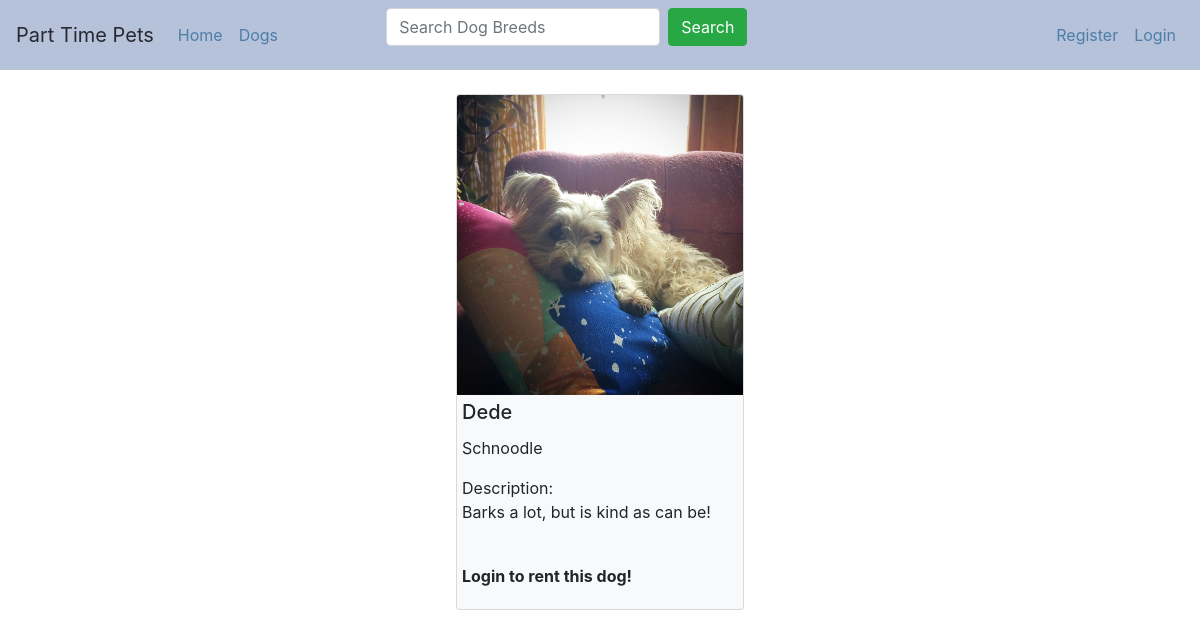
The app's page /dog_detail/34, older data.
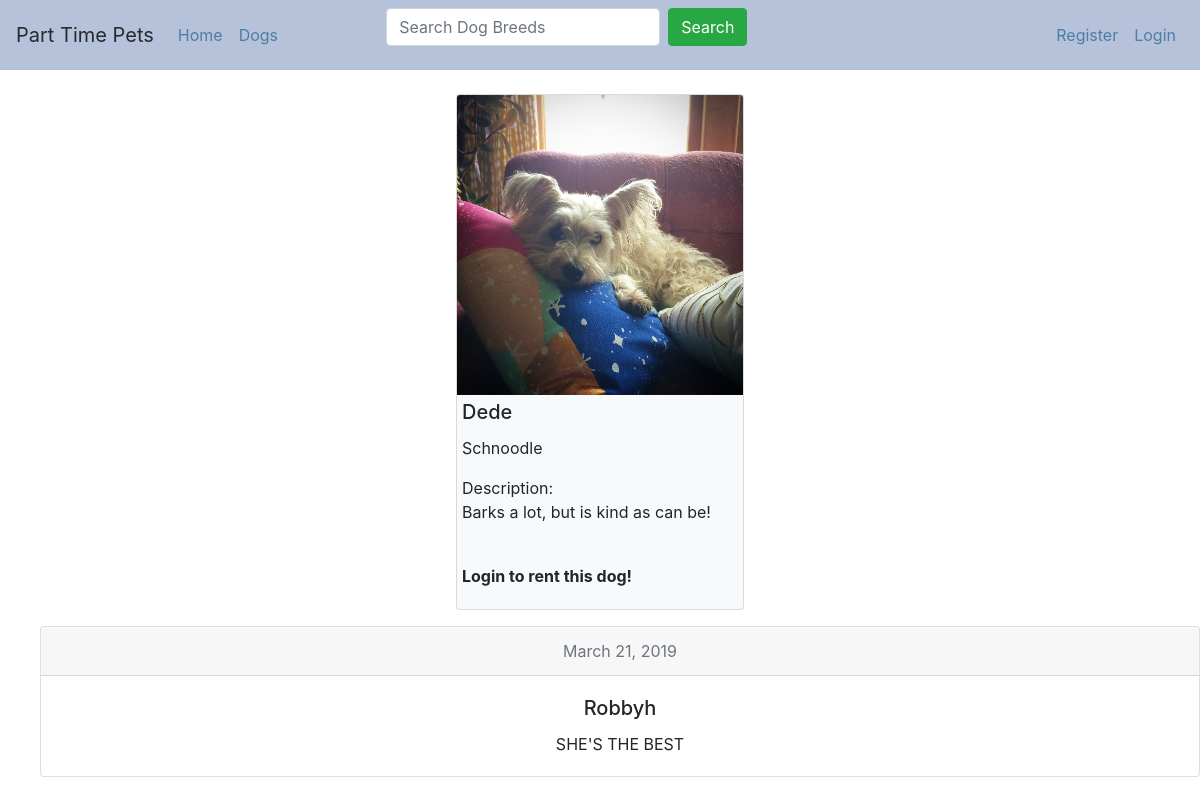
The same page, newer data.
### app/models.py (models this page shows)
class Review(models.Model):
    description = models.CharField(max_length=200, blank=False, default='')
    reviewer = models.ForeignKey(User, on_delete=models.CASCADE)
    dog = models.ForeignKey(Dog,on_delete=models.CASCADE)
    date = models.DateField(default=None, blank=False, null=True)
    class Meta:
        ordering = ('date',)

### app/views.py (the view)
# urls.py: path('dog_detail/<int:dog_id>', views.dog_detail, name='dog_detail'),
def dog_detail(request, dog_id):
    currentuser = request.user
    dog_detail = get_object_or_404(Dog, id = dog_id)
    reviews = Review.objects.all()
    context = {'dog_detail': dog_detail, 'reviews': reviews}
    template_name = 'dogs/dog_detail.html'
    return render(request, template_name, context)

### app/models.py (called while the page is built)
    def __str__(self):
        return self.name

### app/templates/dogs/dog_detail.html (shortened to what this page needs)
{% extends 'base.html' %}
{% load static %}
{% block content %}
<link rel="stylesheet" href="{% static 'index.css' %}" />
<div class="containers" style='margin-right: 10px; margin-left: 10px;'>
    <div class="card bg-light mb-3" style="width: 18em;">
        <div class="card-body" style="padding: 0;">
            <img class="card-img-top" src="{{ dog_detail.image.url }}" height="300" width="300" alt="Card image cap">
            <div style="padding: 5;">
                <h5 class="card-title">{{ dog_detail.name }}</h5>
                <p class="card-text">{{ dog_detail.breed }}</p>
                <p class="card-text">Description:
                    <br />
                    {{ dog_detail.description }}
                </p>
                <br />
                {% if user.is_authenticated and dog_detail.is_available == True and dog_detail.owner_id != user.id %}
                <a class="btn btn-success" role="button" href="{% url 'app:rent_dog' dog_detail.id %}">Rent Dog</a>
                {% elif dog_detail.is_available == False %}
                <p style='font-weight: bold;'>This dog is out for rent!</p>
                {% elif dog_detail.owner_id == user.id %}
                <p style='font-weight: bold;'>This is your dog!</p>
                {% else %}
                <p style='font-weight: bold;'>Login to rent this dog!</p>
                {% endif %}
            </div>
        </div>
    </div>
</div>
<div>
    <ul style="list-style-type:none">
        {% for review in reviews %}
        {% if review.dog_id == dog_detail.id %}
        <li>
            <div class="card text-center">
                <div class="card-header text-muted">
                    {{ review.date }}
                </div>
                <div class="card-body">
                    <h5 class="card-title">{{ review.reviewer|title }}</h5>
                    <p class="card-text">{{ review.description }}</p>
                </div>
            </div>
            <br />
        </li>
        {% endif %}
        {% endfor %}
    </ul>
</div>
{% endblock content %}

Row changes from the older to the newer data that the page shows:
added Review: date "March 21, 2019", reviewer "Robbyh", description "SHE'S THE BEST"
